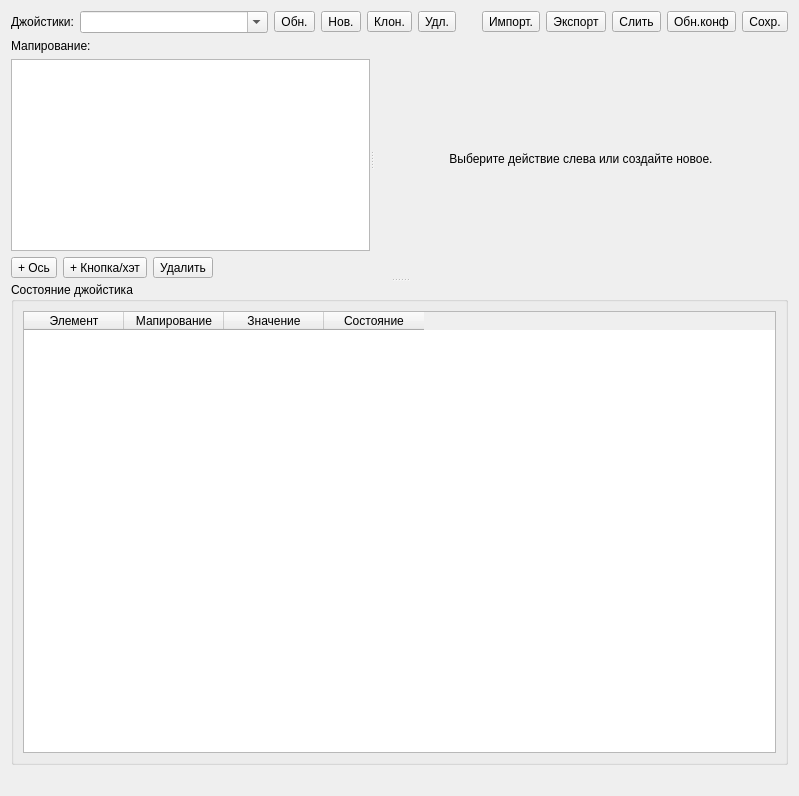
<?xml version="1.0" encoding="UTF-8"?>
<ui version="4.0">
 <class>VlxJoystickMappingForm</class>
 <widget class="QDialog" name="VlxJoystickMappingForm">
  <property name="geometry">
   <rect>
    <x>0</x>
    <y>0</y>
    <width>799</width>
    <height>796</height>
   </rect>
  </property>
  <property name="windowTitle">
   <string>Мапирование джойстика</string>
  </property>
  <layout class="QGridLayout" name="gridLayout">
   <item row="0" column="0">
    <layout class="QHBoxLayout" name="topBarLayout">
     <item>
      <widget class="QLabel" name="joystickLabel">
       <property name="text">
        <string>Джойстики:</string>
       </property>
      </widget>
     </item>
     <item>
      <widget class="QComboBox" name="joystickCombo">
       <property name="sizePolicy">
        <sizepolicy hsizetype="Expanding" vsizetype="Fixed">
         <horstretch>1</horstretch>
         <verstretch>0</verstretch>
        </sizepolicy>
       </property>
       <property name="editable">
        <bool>true</bool>
       </property>
      </widget>
     </item>
     <item>
      <widget class="QToolButton" name="refreshJoysticksButton">
       <property name="text">
        <string>Обн.</string>
       </property>
      </widget>
     </item>
     <item>
      <widget class="QToolButton" name="addJoystickButton">
       <property name="text">
        <string>Нов.</string>
       </property>
      </widget>
     </item>
     <item>
      <widget class="QToolButton" name="cloneJoystickButton">
       <property name="text">
        <string>Клон.</string>
       </property>
      </widget>
     </item>
     <item>
      <widget class="QToolButton" name="deleteJoystickButton">
       <property name="text">
        <string>Удл.</string>
       </property>
      </widget>
     </item>
     <item>
      <spacer name="topBarSpacer">
       <property name="orientation">
        <enum>Qt::Horizontal</enum>
       </property>
       <property name="sizeHint" stdset="0">
        <size>
         <width>20</width>
         <height>20</height>
        </size>
       </property>
      </spacer>
     </item>
     <item>
      <widget class="QToolButton" name="importButton">
       <property name="text">
        <string>Импорт.</string>
       </property>
      </widget>
     </item>
     <item>
      <widget class="QToolButton" name="exportButton">
       <property name="text">
        <string>Экспорт</string>
       </property>
      </widget>
     </item>
     <item>
      <widget class="QToolButton" name="mergeButton">
       <property name="text">
        <string>Слить</string>
       </property>
      </widget>
     </item>
     <item>
      <widget class="QToolButton" name="reloadButton">
       <property name="text">
        <string>Обн.конф</string>
       </property>
      </widget>
     </item>
     <item>
      <widget class="QToolButton" name="saveButton">
       <property name="text">
        <string>Сохр.</string>
       </property>
      </widget>
     </item>
    </layout>
   </item>
   <item row="1" column="0">
    <widget class="QSplitter" name="vSplitter">
     <property name="orientation">
      <enum>Qt::Vertical</enum>
     </property>
     <widget class="QSplitter" name="hSplitter">
      <property name="orientation">
       <enum>Qt::Horizontal</enum>
      </property>
      <widget class="QWidget" name="leftPane">
       <layout class="QVBoxLayout" name="leftLayout">
        <item>
         <widget class="QLabel" name="mappingLabel">
          <property name="text">
           <string>Мапирование:</string>
          </property>
         </widget>
        </item>
        <item>
         <widget class="QListWidget" name="mappingList">
          <property name="sizePolicy">
           <sizepolicy hsizetype="Expanding" vsizetype="Expanding">
            <horstretch>0</horstretch>
            <verstretch>1</verstretch>
           </sizepolicy>
          </property>
         </widget>
        </item>
        <item>
         <layout class="QHBoxLayout" name="addRemoveLayout">
          <item>
           <widget class="QToolButton" name="addAxisButton">
            <property name="text">
             <string>+ Ось</string>
            </property>
           </widget>
          </item>
          <item>
           <widget class="QToolButton" name="addButtonButton">
            <property name="text">
             <string>+ Кнопка/хэт</string>
            </property>
           </widget>
          </item>
          <item>
           <widget class="QToolButton" name="removeMappingButton">
            <property name="text">
             <string>Удалить</string>
            </property>
           </widget>
          </item>
          <item>
           <spacer name="arSpacer">
            <property name="orientation">
             <enum>Qt::Horizontal</enum>
            </property>
            <property name="sizeHint" stdset="0">
             <size>
              <width>20</width>
              <height>20</height>
             </size>
            </property>
           </spacer>
          </item>
         </layout>
        </item>
       </layout>
      </widget>
      <widget class="QStackedWidget" name="editorStack">
       <widget class="QWidget" name="emptyPage">
        <layout class="QVBoxLayout" name="emptyPageLayout">
         <item>
          <widget class="QLabel" name="emptyLabel">
           <property name="text">
            <string>Выберите действие слева или создайте новое.</string>
           </property>
           <property name="alignment">
            <set>Qt::AlignCenter</set>
           </property>
          </widget>
         </item>
        </layout>
       </widget>
       <widget class="QWidget" name="axisPage">
        <layout class="QFormLayout" name="axisFormLayout">
         <item row="0" column="0">
          <widget class="QLabel" name="axisCmdLabel">
           <property name="text">
            <string>Command:</string>
           </property>
          </widget>
         </item>
         <item row="0" column="1">
          <widget class="QComboBox" name="axisCmdCombo"/>
         </item>
         <item row="1" column="0">
          <widget class="QLabel" name="axisIndexLabel">
           <property name="text">
            <string>Axis index:</string>
           </property>
          </widget>
         </item>
         <item row="1" column="1">
          <layout class="QHBoxLayout" name="axisIndexLayout">
           <item>
            <widget class="QSpinBox" name="axisIndexSpin">
             <property name="minimum">
              <number>-1</number>
             </property>
             <property name="maximum">
              <number>31</number>
             </property>
            </widget>
           </item>
           <item>
            <widget class="QToolButton" name="axisLearnButton">
             <property name="text">
              <string>Learn</string>
             </property>
            </widget>
           </item>
           <item>
            <spacer name="axisIndexSpacer">
             <property name="orientation">
              <enum>Qt::Horizontal</enum>
             </property>
             <property name="sizeHint" stdset="0">
              <size>
               <width>20</width>
               <height>20</height>
              </size>
             </property>
            </spacer>
           </item>
          </layout>
         </item>
         <item row="2" column="0">
          <widget class="QLabel" name="axisSensitivityLabel">
           <property name="text">
            <string>Sensitivity:</string>
           </property>
          </widget>
         </item>
         <item row="2" column="1">
          <widget class="QDoubleSpinBox" name="axisSensitivitySpin">
           <property name="minimum">
            <double>0.010000000000000</double>
           </property>
           <property name="maximum">
            <double>10.000000000000000</double>
           </property>
           <property name="singleStep">
            <double>0.100000000000000</double>
           </property>
           <property name="value">
            <double>1.000000000000000</double>
           </property>
          </widget>
         </item>
         <item row="3" column="0">
          <widget class="QLabel" name="axisDeadZoneLabel">
           <property name="text">
            <string>Dead zone (‰):</string>
           </property>
          </widget>
         </item>
         <item row="3" column="1">
          <widget class="QSpinBox" name="axisDeadZoneSpin">
           <property name="minimum">
            <number>0</number>
           </property>
           <property name="maximum">
            <number>1000</number>
           </property>
           <property name="value">
            <number>50</number>
           </property>
          </widget>
         </item>
         <item row="4" column="0">
          <widget class="QLabel" name="axisFilterLabel">
           <property name="text">
            <string>Smoothing (0..1):</string>
           </property>
          </widget>
         </item>
         <item row="4" column="1">
          <widget class="QDoubleSpinBox" name="axisFilterSpin">
           <property name="minimum">
            <double>0.000000000000000</double>
           </property>
           <property name="maximum">
            <double>1.000000000000000</double>
           </property>
           <property name="singleStep">
            <double>0.050000000000000</double>
           </property>
           <property name="value">
            <double>0.900000000000000</double>
           </property>
          </widget>
         </item>
         <item row="5" column="0" colspan="2">
          <widget class="QCheckBox" name="axisInvertedCheck">
           <property name="text">
            <string>Invert axis</string>
           </property>
          </widget>
         </item>
        </layout>
       </widget>
       <widget class="QWidget" name="buttonPage">
        <layout class="QFormLayout" name="buttonFormLayout">
         <item row="0" column="0">
          <widget class="QLabel" name="buttonIndexLabel">
           <property name="text">
            <string>Button index:</string>
           </property>
          </widget>
         </item>
         <item row="0" column="1">
          <layout class="QHBoxLayout" name="buttonIndexLayout">
           <item>
            <widget class="QSpinBox" name="buttonIndexSpin">
             <property name="minimum">
              <number>-1</number>
             </property>
             <property name="maximum">
              <number>31</number>
             </property>
            </widget>
           </item>
           <item>
            <widget class="QToolButton" name="buttonLearnButton">
             <property name="text">
              <string>Learn</string>
             </property>
            </widget>
           </item>
           <item>
            <spacer name="buttonIndexSpacer">
             <property name="orientation">
              <enum>Qt::Horizontal</enum>
             </property>
             <property name="sizeHint" stdset="0">
              <size>
               <width>20</width>
               <height>20</height>
              </size>
             </property>
            </spacer>
           </item>
          </layout>
         </item>
         <item row="1" column="0">
          <widget class="QLabel" name="hatIndexLabel">
           <property name="text">
            <string>Hat index:</string>
           </property>
          </widget>
         </item>
         <item row="1" column="1">
          <layout class="QHBoxLayout" name="hatIndexLayout">
           <item>
            <widget class="QSpinBox" name="hatIndexSpin">
             <property name="minimum">
              <number>-1</number>
             </property>
             <property name="maximum">
              <number>3</number>
             </property>
            </widget>
           </item>
           <item>
            <widget class="QComboBox" name="hatMaskCombo"/>
           </item>
           <item>
            <widget class="QToolButton" name="hatLearnButton">
             <property name="text">
              <string>Learn</string>
             </property>
            </widget>
           </item>
           <item>
            <spacer name="hatIndexSpacer">
             <property name="orientation">
              <enum>Qt::Horizontal</enum>
             </property>
             <property name="sizeHint" stdset="0">
              <size>
               <width>20</width>
               <height>20</height>
              </size>
             </property>
            </spacer>
           </item>
          </layout>
         </item>
         <item row="2" column="0">
          <widget class="QLabel" name="buttonPressLabel">
           <property name="text">
            <string>On press:</string>
           </property>
          </widget>
         </item>
         <item row="2" column="1">
          <layout class="QHBoxLayout" name="buttonPressLayout">
           <item>
            <widget class="QLineEdit" name="buttonPressEdit">
             <property name="placeholderText">
              <string>Action_Fire, Action_Boost</string>
             </property>
            </widget>
           </item>
           <item>
            <widget class="QToolButton" name="buttonPressAdd">
             <property name="text">
              <string>+</string>
             </property>
            </widget>
           </item>
          </layout>
         </item>
         <item row="3" column="0">
          <widget class="QLabel" name="buttonReleaseLabel">
           <property name="text">
            <string>On release:</string>
           </property>
          </widget>
         </item>
         <item row="3" column="1">
          <layout class="QHBoxLayout" name="buttonReleaseLayout">
           <item>
            <widget class="QLineEdit" name="buttonReleaseEdit">
             <property name="placeholderText">
              <string>Action_Brake</string>
             </property>
            </widget>
           </item>
           <item>
            <widget class="QToolButton" name="buttonReleaseAdd">
             <property name="text">
              <string>+</string>
             </property>
            </widget>
           </item>
          </layout>
         </item>
         <item row="4" column="0" colspan="2">
          <widget class="QCheckBox" name="buttonToggleCheck">
           <property name="text">
            <string>Toggle mode (alternate groups on each press)</string>
           </property>
          </widget>
         </item>
         <item row="5" column="0">
          <widget class="QLabel" name="buttonToggleALabel">
           <property name="text">
            <string>Toggle group A:</string>
           </property>
          </widget>
         </item>
         <item row="5" column="1">
          <layout class="QHBoxLayout" name="buttonToggleALayout">
           <item>
            <widget class="QLineEdit" name="buttonToggleAEdit"/>
           </item>
           <item>
            <widget class="QToolButton" name="buttonToggleAAdd">
             <property name="text">
              <string>+</string>
             </property>
            </widget>
           </item>
          </layout>
         </item>
         <item row="6" column="0">
          <widget class="QLabel" name="buttonToggleBLabel">
           <property name="text">
            <string>Toggle group B:</string>
           </property>
          </widget>
         </item>
         <item row="6" column="1">
          <layout class="QHBoxLayout" name="buttonToggleBLayout">
           <item>
            <widget class="QLineEdit" name="buttonToggleBEdit"/>
           </item>
           <item>
            <widget class="QToolButton" name="buttonToggleBAdd">
             <property name="text">
              <string>+</string>
             </property>
            </widget>
           </item>
          </layout>
         </item>
        </layout>
       </widget>
      </widget>
     </widget>
     <widget class="QGroupBox" name="activeElementsGroup">
      <property name="sizePolicy">
       <sizepolicy hsizetype="Preferred" vsizetype="Expanding">
        <horstretch>0</horstretch>
        <verstretch>2</verstretch>
       </sizepolicy>
      </property>
      <property name="minimumSize">
       <size>
        <width>0</width>
        <height>140</height>
       </size>
      </property>
      <property name="title">
       <string>Состояние джойстика</string>
      </property>
      <layout class="QVBoxLayout" name="activeLayout">
       <item>
        <widget class="QTableWidget" name="activeTable">
         <property name="sizePolicy">
          <sizepolicy hsizetype="Expanding" vsizetype="Expanding">
           <horstretch>0</horstretch>
           <verstretch>2</verstretch>
          </sizepolicy>
         </property>
         <property name="editTriggers">
          <set>QAbstractItemView::NoEditTriggers</set>
         </property>
         <property name="alternatingRowColors">
          <bool>false</bool>
         </property>
         <property name="selectionMode">
          <enum>QAbstractItemView::NoSelection</enum>
         </property>
         <attribute name="horizontalHeaderDefaultSectionSize">
          <number>100</number>
         </attribute>
         <attribute name="verticalHeaderVisible">
          <bool>false</bool>
         </attribute>
         <attribute name="verticalHeaderMinimumSectionSize">
          <number>12</number>
         </attribute>
         <attribute name="verticalHeaderDefaultSectionSize">
          <number>20</number>
         </attribute>
         <column>
          <property name="text">
           <string>Элемент</string>
          </property>
         </column>
         <column>
          <property name="text">
           <string>Мапирование</string>
          </property>
         </column>
         <column>
          <property name="text">
           <string>Значение</string>
          </property>
         </column>
         <column>
          <property name="text">
           <string>Состояние</string>
          </property>
         </column>
        </widget>
       </item>
      </layout>
     </widget>
    </widget>
   </item>
   <item row="2" column="0">
    <widget class="QLabel" name="statusLabel">
     <property name="text">
      <string/>
     </property>
    </widget>
   </item>
  </layout>
 </widget>
 <resources/>
 <connections/>
</ui>
